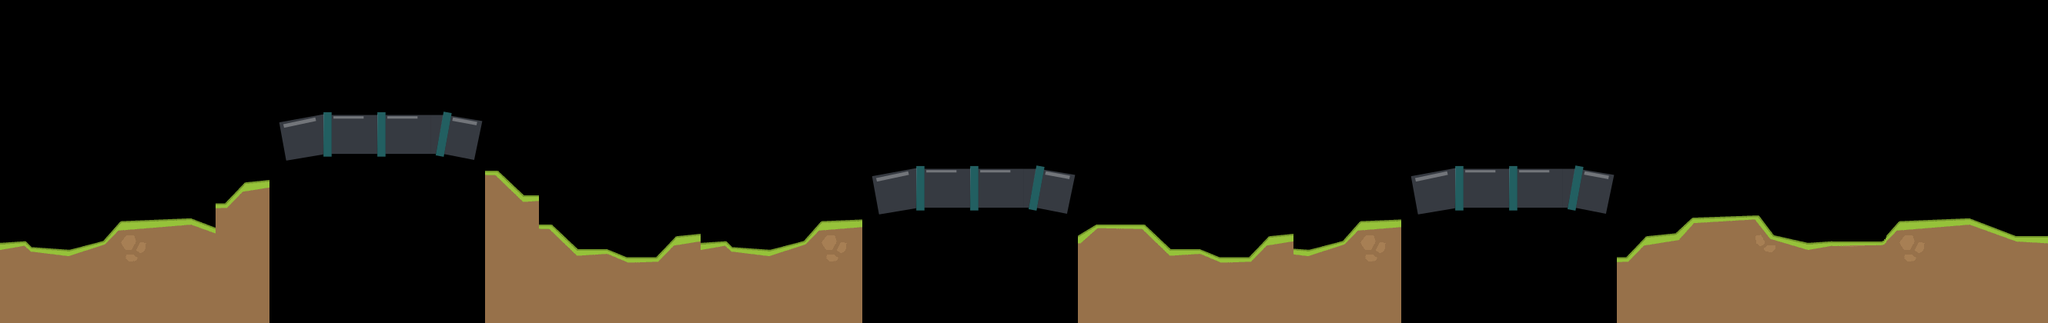

A level layout from a 2D game, rendered from its tile map. Below: a short description, then the map file with its tile-grid data intact:
An orthogonal 38x6 tile map with 70x70 px tiles, 1 tile layer (platform), 2 tilesets and 10 objects.

<map version="2017.05.26" orientation="orthogonal" renderorder="right-down" width="38" height="6" tilewidth="70" tileheight="70" nextobjectid="28">
 <properties>
  <property name="wheelX" type="" value="" />
  <property name="wheelY" value="20" />
  <property name="xList" type="" value="" />
 </properties>
 <tileset firstgid="1" name="platformTiles" tilewidth="70" tileheight="70" tilecount="26" columns="13">
  <image source="../world1/platform.png" width="910" height="140" />
 </tileset>
 <tileset firstgid="27" name="tubeTiles" tilewidth="70" tileheight="70" tilecount="3" columns="3">
  <image source="../world1/tube.png" width="210" height="70" />
 </tileset>
 <layer name="platform" width="38" height="6">
  <data encoding="csv">
0,0,0,0,0,0,0,0,0,0,0,0,0,0,0,0,0,0,0,0,0,0,0,0,0,0,0,0,0,0,0,0,0,0,0,0,0,0,
0,0,0,0,0,0,0,0,0,0,0,0,0,0,0,0,0,0,0,0,0,0,0,0,0,0,0,0,0,0,0,0,0,0,0,0,0,0,
0,0,0,0,0,27,28,28,29,0,0,0,0,0,0,0,0,0,0,0,0,0,0,0,0,0,0,0,0,0,0,0,0,0,0,0,0,0,
0,0,0,0,9,0,0,0,0,7,0,0,0,0,0,0,27,28,28,29,0,0,0,0,0,0,27,28,28,29,0,0,0,0,0,0,0,0,
1,2,3,4,22,0,0,0,0,22,7,8,9,1,2,3,0,0,0,0,6,7,8,9,2,3,0,0,0,0,9,10,11,12,13,3,4,5,
14,14,14,14,14,0,0,0,0,14,14,14,14,14,14,14,0,0,0,0,18,23,16,15,15,15,0,0,0,0,14,14,14,14,14,14,14,14
</data>
 </layer>
 <objectgroup name="platformCollide">
  <object id="11" x="0.666667" y="316.667">
   <polyline points="2099.5,102.083 2099.5,18.3333 2111.42,17.8333 2137.33,-8.66667 2176,-13.3333 2196.67,-32.6667 2284.67,-37.3333 2303.33,-11.3333 2346,-0.666667 2444,-2.66667 2466.67,-28 2556.67,-33.3333 2617.33,-9.33333 2659.33,-8.66667 2659.33,103.333" />
  </object>
  <object id="12" x="371.16" y="207.636">
   <polyline points="0,0 47.5,-8 193.5,-8 205.5,-8 245,0" />
  </object>
  <object id="13" x="363" y="159.303">
   <polyline points="0,0 57.3333,-10.3333 126.667,-10 212,-9.66667 224,-8.66667 263.667,-2" />
  </object>
  <object id="16" x="1840.3" y="277.181">
   <polyline points="0,0 47.5,-8 193.5,-8 205.5,-8 245,0" />
  </object>
  <object id="17" x="1832.14" y="228.848">
   <polyline points="0,0 57.3333,-10.3333 126.667,-10 212,-9.66667 224,-8.66667 263.667,-2" />
  </object>
  <object id="18" x="0.666667" y="316.667">
   <polyline points="0,0 32,-4 39.3333,4 88.6667,8 134,-4 156,-29.3333 250.333,-33.3333 279.667,-21.3333 279.667,-52 291.167,-52 317.583,-79.3333 349.125,-82.6667 348.333,104.333 1.86517e-14,100" />
  </object>
  <object id="20" x="0.666667" y="316.667">
   <polyline points="628.833,100.833 629.229,-94.3125 646.667,-94.4203 679.939,-62.5738 699.03,-62.1818 699.318,-24.4545 716.576,-24.3523 750.083,6.91667 788.417,7.66667 813.36,17.4091 851.286,17.553 877.34,-8.92045 909.378,-13.0224 909.326,-1.05797 942.955,-3 950.28,4.63636 998.432,9.06818 1043.71,-3.10417 1066.52,-28.5521 1119.26,-31.5488 1119.67,104 631.333,102.333" />
  </object>
  <object id="21" x="2.66667" y="386.667">
   <polyline points="1397.33,33.3333 1396.89,-79.6667 1418.95,-93.0455 1482.83,-94.8333 1516.96,-60.125 1551.46,-62.3864 1583,-50.9167 1620.92,-51.25 1647.48,-79.1364 1679.42,-82.7045 1679.4,-62.1136 1698.37,-61.0227 1742.76,-73.2765 1765.62,-98.0701 1816.05,-102.467 1817.99,34.4432 1399.83,36.75" />
  </object>
  <object id="24" x="1132.34" y="229.417">
   <polyline points="0,0 57.3333,-10.3333 126.667,-10 212,-9.66667 224,-8.66667 263.667,-2" />
  </object>
  <object id="25" x="1140.5" y="277.75">
   <polyline points="0,0 47.5,-8 193.5,-8 205.5,-8 245,0" />
  </object>
 </objectgroup>
</map>
